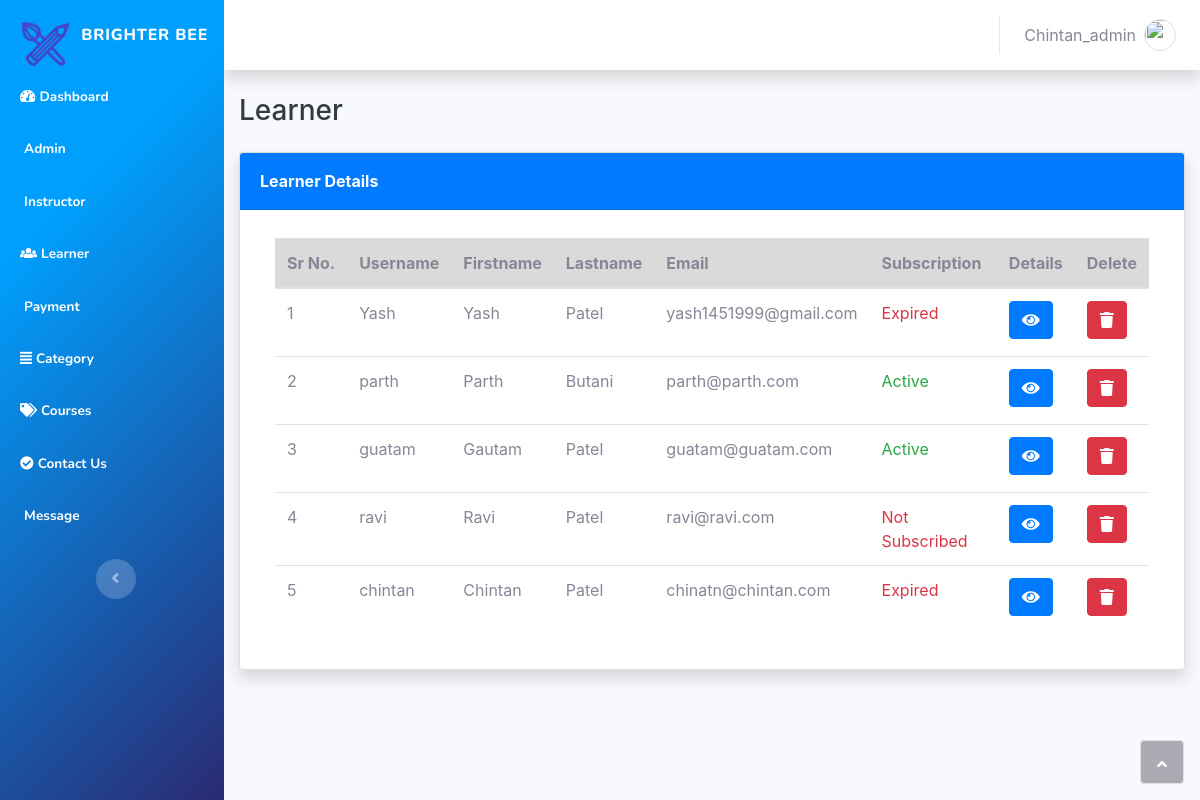
Screenshot of /admin/update-user.php (signed in) with the database file from the repository.
### tables this page shows
CREATE TABLE `users` (
  `id` int(11) NOT NULL,
  `firstName` varchar(25) NOT NULL,
  `lastName` varchar(25) NOT NULL,
  `username` varchar(25) NOT NULL,
  `role` int(11) NOT NULL DEFAULT 3,
  `email` varchar(50) NOT NULL,
  `password` varchar(255) NOT NULL,
  `signUpDate` datetime NOT NULL DEFAULT current_timestamp(),
  `isSubscribed` tinyint(4) NOT NULL DEFAULT 0,
  `auth` varchar(5000) NOT NULL
);

### admin/update-user.php (the view, shortened to what this page needs)
<?php
require_once("include/header.php");
?>
<!DOCTYPE html>
<html><head>
<link rel="stylesheet" href="assets/bootstrap/css/bootstrap.min.css">
    <link rel="stylesheet" href="assets/fonts/fontawesome-all.min.css">
    <link rel="stylesheet" type="text/css" href="https://cdnjs.cloudflare.com/ajax/libs/twitter-bootstrap/4.1.1/css/bootstrap.min.css"/>
    <link rel="stylesheet" type="text/css" href="https://cdn.datatables.net/v/bs4-4.1.1/jq-3.3.1/dt-1.10.21/datatables.min.css"/>
</head>
<body id="page-top">
    <div id="wrapper">
        <?php require_once("include/sidebar.php");?>
        <div class="d-flex flex-column" id="content-wrapper">
            <div id="content">
                <?php require_once("include/topbar.php");?>
                <div class="container-fluid">
                    <h3 class="text-dark mb-4">Learner</h3>
                    <div class="row mb-3">
                        <div class="col-lg-12">
                            <div class="row">
                                <div class="col">
                                    <div class="card shadow mb-3">
                                        <div class="card-header bg-primary py-3">
                                            <p class="text-white m-0 font-weight-bold">Learner Details</p>
                                        </div>
                                        <div class="container-fluid">
                                            <div class="card-body">
                                                <div class="table-responsive table mt-2" id="dataTable" role="grid" aria-describedby="dataTable_info">
                                                    <table class="table  table-hover  my-0" id="dataTable">
                                                        <thead >
                                                            <tr class="table-active">
                                                                <th>Sr&nbsp;No.</th>
                                                                <th>Username</th>
                                                                <th>Firstname</th>
                                                                <th>Lastname</th>
                                                                <th>Email</th>
                                                                <th>Subscription</th>
                                                                <th>Details</th>
                                                                <th>Delete</th>
                                                            </tr>
                                                        </thead>
                                                        <tbody>
                                                            <?php
                                                                $query = $con->prepare("SELECT * FROM users WHERE role =3");
                                                                $query->execute();
                                                                $c=0;
                                                                if ($query->rowCount() != 0) {
                                                                    while($row = $query->fetch(PDO::FETCH_ASSOC)) {
	                                                                    $id = $row["id"];
                                                                        $check = $con->prepare("SELECT * FROM subscription WHERE learner_id=$id");
                                                                        $check->execute();
                                                                        $check_row = $check->fetch(PDO::FETCH_ASSOC);
                                                                        if($check->rowCount() == 1)
                                                                        {
	                                                                        $today = date('Y-m-d');
                                                                            if ($check_row['sub_start'] <= $today && $check_row['sub_end'] >= $today)
                                                                            {
	                                                                            $show = "<span class='text-success'>Active</span>";
                                                                            }
                                                                            else
                                                                            {
	                                                                            $show = "<span class='text-danger'>Expired</span>";
                                                                            }
                                                                        }
                                                                        else
                                                                        {
	                                                                        $show = "<span class='text-danger'>Not Subscribed</span>";
                                                                        }
                                                                        $c++;
                                                                    echo "<tr><td>$c
                                                                        </td><td>".$row["username"].
                                                                        "</td><td>".$row["firstName"].
                                                                        "</td><td>".$row["lastName"].
	                                                                    "</td><td>".$row["email"].
                                                                        "</td><td>".$show.
                                                                        "</td><td>".
                                                                        "<a href='learner.php?user=$row[id]' style='margin-bottom:5px;' class='btn btn-primary'>
                                                                        <i class='fas fa-eye'></i>
                                                                        </a>"."</td><td>".
                                                                        "<a href='delete.php?user=$row[id]' style='margin-bottom:5px;' class='btn btn-danger'>
                                                                        <i class='fas fa-trash'></i>
                                                                        </a></td></tr>";
                                                                    }
                                                                    echo "</table>";
                                                                    }
                                                                    else {
                                                                        echo "<tr><td colspan='7' class='text-center'>No  Users Found in Db </td></tr>";
                                                                    }
                                                            ?>
                                            </div>
                                        </div>
                                    </div>
                                </div>
                            </div>
                        </div>
                    </div>
                </div>
            </div>
        </div>
    </div>
        <a class="border rounded d-inline scroll-to-top" href="#page-top"><i class="fas fa-angle-up"></i></a>
    </div>
</body>
</html>

### rows the page displays
users: username "Yash", firstName "Yash", lastName "Patel", email "yash1451999@gmail.com", shows "Expired"
users: username "parth", firstName "Parth", lastName "Butani", email "parth@parth.com", shows "Active"
users: username "guatam", firstName "Gautam", lastName "Patel", email "guatam@guatam.com", shows "Active"
users: username "ravi", firstName "Ravi", lastName "Patel", email "ravi@ravi.com", shows "Not Subscribed"
users: username "chintan", firstName "Chintan", lastName "Patel", email "chinatn@chintan.com", shows "Expired"

### other values shown
$adminLoggedIn "Chintan_admin"
